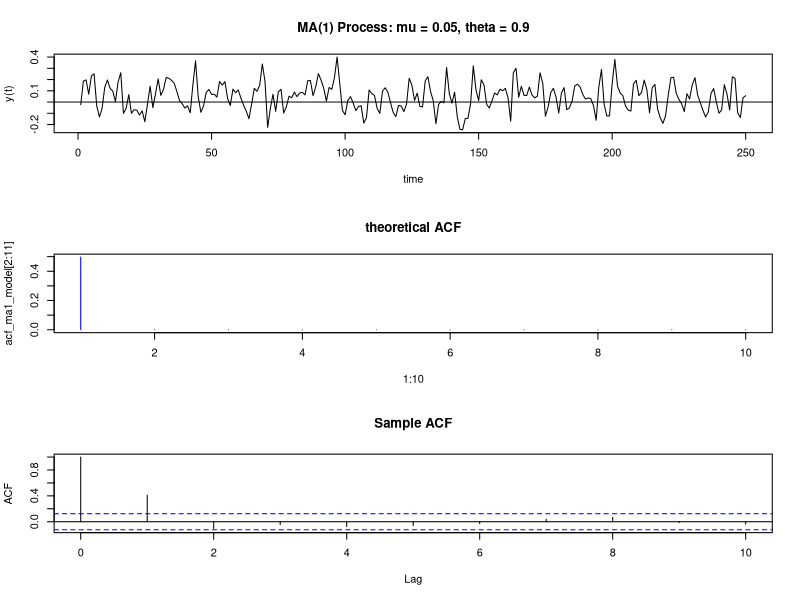

Write the R code that produced this figure.
set.seed(123)

# Simulate 250 observations from the described MA(1) model
ma1_sim <- arima.sim(model = list(ma = 0.9), n = 250, mean = 0, sd = 0.1) + 0.05

# Generate the theoretical ACF with upto lag 10
acf_ma1_model <- ARMAacf(ma = 0.9, lag.max = 10)

# Split plotting window in three rows
par(mfrow = c(3, 1))

# First plot: The simulated observations
plot(ma1_sim, type = "l", main = "MA(1) Process: mu = 0.05, theta = 0.9", xlab = "time", ylab = "y(t)")
abline(h = 0)

# Second plot: Theoretical ACF
plot(1:10, acf_ma1_model[2:11], type = "h", col = "blue", main = "theoretical ACF")

# Third plot: Sample ACF
tmp <- acf(ma1_sim, lag.max = 10, main = "Sample ACF")

# Reset graphical window to only one graph
par(mfrow = c(1, 1))